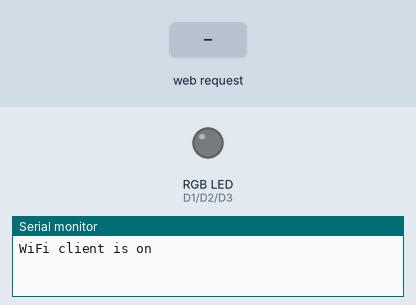
Bench run of a sketch on a simulated ESP8266 (NodeMCU). Shown: an RGB LED mixed from three pins (HIGH = lit), the last lines printed to the serial monitor. Inputs (shaded band) come from the test bench.

Above: at 1.2 s.
1.3 s: HTTP request GET /led/red received
At 2.4 s:
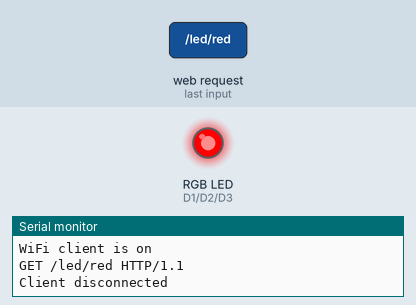
2.8 s: HTTP request GET /led/green received
At 3.6 s:
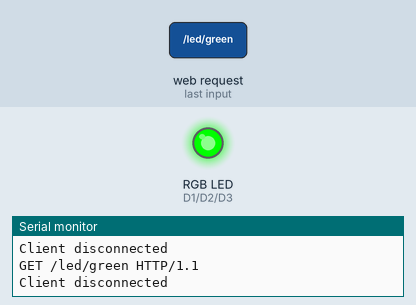
4.3 s: HTTP request GET /led/blue received
At 4.7 s:
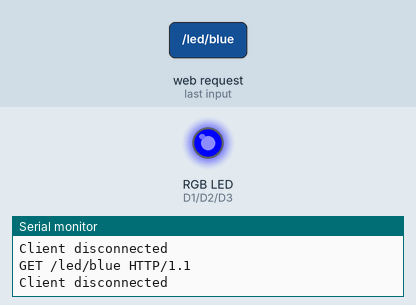
5.8 s: HTTP request GET /led/yellow received
At 7.0 s:
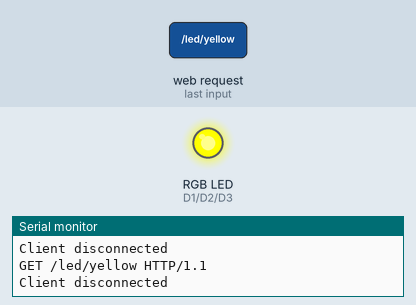
7.3 s: HTTP request GET /led/purple received
At 8.1 s:
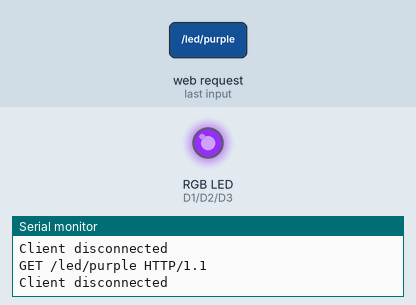
8.8 s: HTTP request GET /led/red received
At 9.3 s:
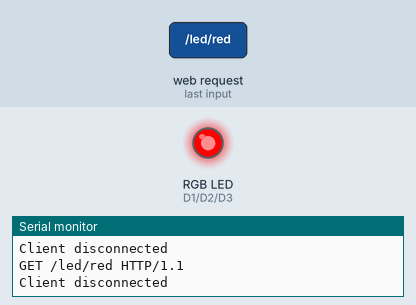
Timing chart, 0 to 11.3 s (numbered marks = the images above; inputs shaded):
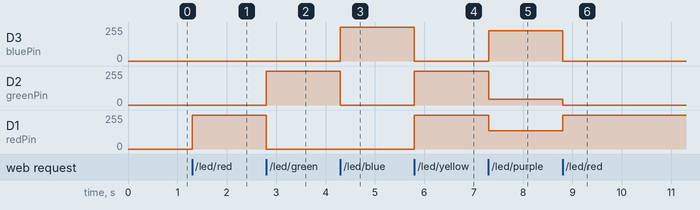

The sketch:

LightSaver_MCU.ino
```cpp
#include <ESP8266WiFi.h>
#include <ESP8266HTTPClient.h>

// WiFi Definitions
const char* ssid = "Esp8266TestNet";
const char* password = "Esp8266Test"; // has to be longer than 7 chars
const char* value = "";

const int lightSensor = A0;
const int redPin =  D1;
const int greenPin =  D2;
const int bluePin =  D3;// Pin de salida GPIO 2 - D2
WiFiServer server(80);

int sensor = 0;
int count = 0;
int isNotif = 0;
void setup() {

   Serial.begin(115200);
   delay(10);
   pinMode(redPin, OUTPUT);
   pinMode(greenPin, OUTPUT);
   pinMode(bluePin, OUTPUT);
   writeRGB(255,0,0); // turn on
   writeRGB(0,255,0); // turn on
   writeRGB(0,0,255); // turn on
   writeRGB(0,0,0); // turn on

   WiFi.mode(WIFI_AP);
   WiFi.softAP(ssid, password, 1, 1);
   Serial.println("WiFi client is on");
   server.begin();
}

void loop() {
  // Check of client has connected
  WiFiClient client = server.available();

  if(!client) {
    delay(1);
    return;
  }

  // Read the request line
  String request = client.readStringUntil('\r');
  Serial.println(request);
  client.flush();

  // Match request
  if(request.indexOf("/led/red") != -1) {
      writeRGB(255,0,0);
     value = "on";
  }else if(request.indexOf("/led/green") != -1) {
      writeRGB(0,255,0);
     value = "on";
  } else if(request.indexOf("/led/blue") != -1) {
      writeRGB(0,0,255);
     value = "on";
  }else if(request.indexOf("/led/yellow") != -1) {
      writeRGB(255,255,0);
     value = "on";
  }else if(request.indexOf("/led/purple") != -1) {
      writeRGB(138,43,226);
     value = "on";
  }else if (request.indexOf("/led/off") != -1) {
     writeRGB(0,0,0);
      value = "off";
  }

  client.flush();

  // JSON response
  String s = "HTTP/1.1 200 OK\r\n";
  s += "Content-Type: application/json\r\n\r\n";
  s += "{\"data\":{\"message\":\"success\",\"value\":\"";
  s += value;
  s += "\"}}\r\n";
  s += "\n";

  // Send the response to the client
  client.print(s);
  delay(1);
  Serial.println("Client disconnected");

  // The client will actually be disconnected when the function returns and the client object is destroyed
}

void writeRGB(int r, int g, int b){
  analogWrite(redPin, r);
  analogWrite(greenPin, g);
  analogWrite(bluePin, b);
}
```

Measured:
- after the input at 1.3 s, D1 (redPin): 0/255 → 255/255 at once
- after the input at 2.8 s, D2 (greenPin): 0/255 → 255/255 at once; D1 (redPin): 255/255 → 0/255 at once
- after the input at 4.3 s, D3 (bluePin): 0/255 → 255/255 at once; D2 (greenPin): 255/255 → 0/255 at once
- after the input at 5.8 s, D3 (bluePin): 255/255 → 0/255 at once; D2 (greenPin), D1 (redPin): 0/255 → 255/255 at once
- after the input at 7.3 s, D3 (bluePin): 0/255 → 226/255 at once; D2 (greenPin): 255/255 → 43/255 at once; D1 (redPin): 255/255 → 138/255 at once
- after the input at 8.8 s, D3 (bluePin): 226/255 → 0/255 at once; D2 (greenPin): 43/255 → 0/255 at once; D1 (redPin): 138/255 → 255/255 at once
